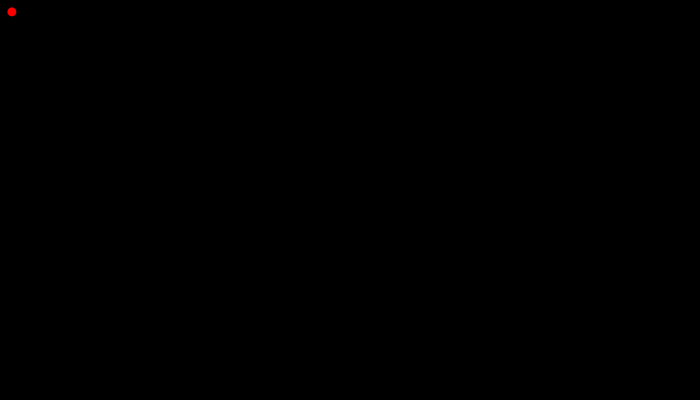
Frame 1 (no input)
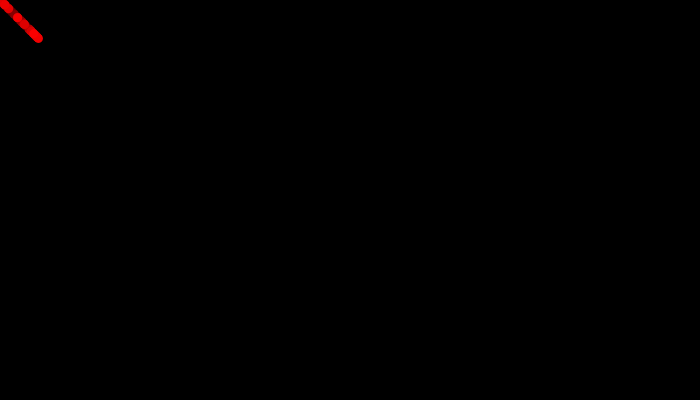
Frame 60 (the mouse pressed at the canvas centre just before this capture)
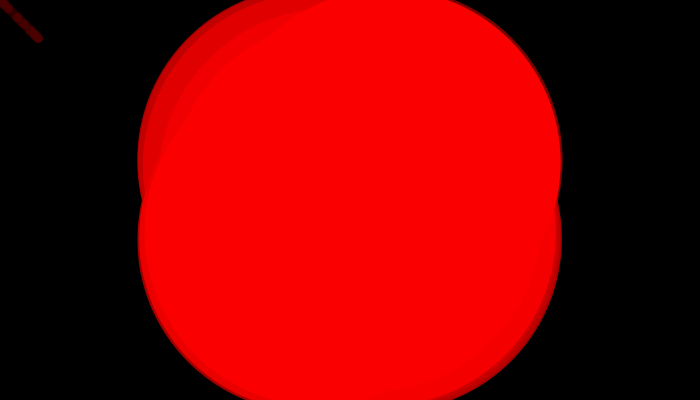
Frame 120 (the mouse held since frame 60 and released just before this capture)

The Processing sketch that drew these frames (run headless with seeded random() and noise(); from frame 60 on, the mouse is pressed at the canvas centre):

// Processing sketch: processing_36282
// ── processing_36282.pde

/*balls follow mouse
after randomx amount of time change colour
randomx time makes balls grow
mouse pressed balls shrink back to normalx
---> not sure about this. mouse clicked = more balls*/
float fl = 0;
float sz = 9;
float n = 0;
int bg = 0;

void setup(){
  size(700,400);
  background(0);
  noStroke();
  smooth();
  noCursor();
  
}

void draw(){
  fl = random (2,40);
  fill(255,0,0);
  ellipse(mouseX-fl,mouseY-fl,sz,sz);
  fl = random (2,40);
  ellipse(mouseX+fl,mouseY+fl,sz,sz);
  fl = random (2,40);
  ellipse(mouseX-fl,mouseY+fl,sz,sz);
  fl = random (2,40);
  ellipse(mouseX+fl,mouseY-fl,sz,sz);
  
  /*n = fl*2;
  ellipse(pmouseX-n,pmouseY-n,sz,sz);
  ellipse(pmouseX+n,pmouseY+n,sz,sz);
  ellipse(pmouseX-n,pmouseY+n,sz,sz);
  ellipse(pmouseX+n,pmouseY-n,sz,sz);*/
  fill(bg,5);
  rect(0,0,width,height);
  if (mousePressed){
    if (sz < 250){
    sz=sz*1.5;}}   
}
 
 void mouseReleased(){
    sz = 9;
    if (bg == 255){
      bg = 0;}
      else bg = 255;
}
